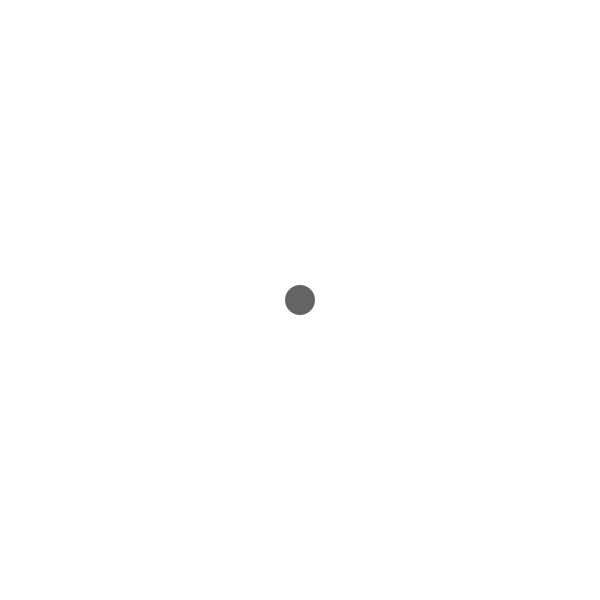
Frame 1 (no input)
Frame 60 (the mouse pressed at the canvas centre just before this capture): identical to frame 1, image omitted
Frame 120 (the mouse held since frame 60 and released just before this capture): blank canvas, image omitted

The Processing sketch that drew this single still picture (run headless with seeded random() and noise(); from frame 60 on, the mouse is pressed at the canvas centre):

// Processing sketch: ball_repel
// ── ball_repel.pde
float x, y, velx, vely;
int radius;

void setup() {
  x = 300;
  y = 300;
  radius = 30;
  
  size(600, 600);
}

void draw() {
  background(255);
  noStroke();
  
  // dampening
  vely *= 0.5;
  velx *= 0.5;
  
  // repel from the walls
  velx += pow(2.71828, radius/2 - x) - pow(2.71828, x - width + radius/2);
  vely += pow(2.71828, radius/2 - y) - pow(2.71828, y - height + radius/2);
  
  if (0 < mouseX && mouseX < width && 
      0 < mouseY && mouseY < height) {
    // vector from the mouse to the ball
    PVector d = new PVector(x - mouseX, y - mouseY);
    
    // keeping same direction, invert the magnitude, so closer is stronger
    d.setMag(30/d.mag());
    
    velx += d.x;
    vely += d.y;
  }
  
  // of OOB, set the velocity to return it quickly
  if (x < -radius) {
    x = -radius;
  } else if (x > width + radius) {
    x = width + radius;
  } 
  
  if (y < -radius) {
    y = -radius;
  } else if (y > height + radius) {
    y = height + radius;
  }
  
  // after modifications, set x value
  x += velx;
  y += vely;
  
  println(x, velx, " - ", y, vely);
  
  fill(100);
  circle(x, y, radius);
  
}
